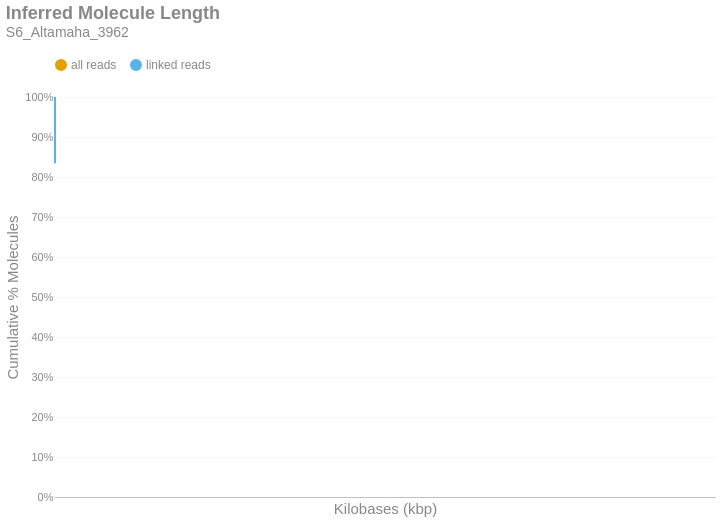

Notebook source saved alongside this figure:
### Markdown cell above
### Inferred Molecule Length
This is the cumulative frequency distribution of molecule lengths inferred from the first and last alignment positions along a contig for all alignments associated with a single linked-read barcode on a given contig.There are two distributions: one with `all` the alignments (yellow) and another with only `linked reads` (blue). The percent of molecules in the `linked reads` distribution is relative to the total number of linked molecules.

### Code cell
if SKIPLR:
    print_html(f"Skipped")
else:
    binned_df = consolidated_hist(valids['length_inferred']/1000, mask, 10, True)
    binned_df = binned_df.with_columns(
        pl.when(pl.col('bin').cast(pl.Utf8) == '0').then(pl.lit('1')).otherwise(pl.col('bin').cast(pl.Utf8)).alias('bin')
    )
    with SafeRender(binned_df):
        (
            density_plot(binned_df, 'Inferred Molecule Length', samplename, 'inferredlen')
            .transform_calculate(bin_kb='datum.bin / 1000')
            .encode(
                x=alt.X('bin_kb:Q', title="Kilobases (kbp)").scale(type='log', padding=0).axis(labelAngle=-40),
                y=alt.Y('value:Q', title='Cumulative % Molecules')
                    .axis(format='%')
                    .stack(False)
                    .scale(domainMin=0, domainMax=1,padding=0),
                color=alt.Color("key:N").scale(domain = ["all reads", "linked reads"]),
                tooltip = [
                    alt.Tooltip("key:N", title = "Data Type"),
                    alt.Tooltip("range_label:N", title="Kilobases"),
                    alt.Tooltip("value:Q", format = ".2%", title="% Molecules (Cum.)")
                ]
            )
        ).display()

### Figure 1 — Vega-Lite specification as saved in the notebook (floating-point values rounded to 4 significant figures; data arrays with more than 128 entries replaced by an {"elided": "..."} marker saying what was removed)
{"width": "container", "height": 400, "config": {"title": {"anchor": "start", "dy": -15, "fontSize": 18, "color": "#888888", "subtitleColor": "#888888", "subtitleFontSize": 14}, "arc": {"fill": "#0072B2"}, "axis": {"domainColor": "#888888", "domainWidth": 0.5, "gridWidth": 0.2, "grid": false, "titleFontWeight": 400, "titleFontSize": 15, "labelFontSize": 11, "labelColor": "#888888", "tickColor": "#888888", "tickWidth": 0.2, "titleColor": "#888888"}, "axisBand": {"grid": false}, "axisX": {"grid": true, "tickSize": 10, "domainCap": "round"}, "axisY": {"domain": false, "grid": true, "tickSize": 0, "domainCap": "round"}, "background": "transparent", "header": {"labelFontSize": 15, "labelColor": "#888888", "titleFontSize": 15, "titleFontWeight": 600, "titleColor": "#888888"}, "legend": {"labelFont": "sans-serif", "labelFontSize": 12, "labelColor": "#888888", "symbolSize": 100, "symbolType": "circle", "titleFontSize": 12, "titlePadding": 10, "titleColor": "#888888", "title": null, "orient": "top"}, "range": {"category": ["#E69F00", "#56B4E9", "#009E73", "#F0E442", "#0072B2", "#D55E00", "#CC79A7", "#000000"], "diverging": ["#cfe8f3", "#a2d4ec", "#73bfe2", "#46abdb", "#1696d2", "#12719e"]}, "area": {"fill": "#0072B2", "fillOpacity": 0.7, "line": true, "strokeOpacity": 0.7}, "line": {"color": "#0072B2", "stroke": "#0072B2", "strokeWidth": 2}, "trail": {"color": "#0072B2", "stroke": "#0072B2", "strokeWidth": 0, "size": 1}, "point": {"filled": true, "fillOpacity": 1.0, "size": 95}, "text": {"color": "#888888", "fontSize": 11, "align": "right", "fontWeight": 400, "size": 11}, "bar": {"fill": "#0072B2", "stroke": null}, "view": {"stroke": null, "continuousWidth": 660, "continuousHeight": 400}}, "data": {"name": "data-7e1a69920e317a55f750a10879f59014"}, "mark": {"type": "line", "interpolate": "monotone", "point": {"opacity": 0, "size": 275}}, "encoding": {"color": {"field": "key", "scale": {"domain": ["all reads", "linked reads"]}, "type": "nominal"}, "tooltip": [{"field": "key", "title": "Data Type", "type": "nominal"}, {"field": "range_label", "title": "Kilobases", "type": "nominal"}, {"field": "value", "format": ".2%", "title": "% Molecules (Cum.)", "type": "quantitative"}], "x": {"axis": {"labelAngle": -40}, "field": "bin_kb", "scale": {"type": "log", "padding": 0}, "title": "Kilobases (kbp)", "type": "quantitative"}, "y": {"axis": {"format": "%"}, "field": "value", "scale": {"domainMin": 0, "domainMax": 1, "padding": 0}, "stack": false, "title": "Cumulative % Molecules", "type": "quantitative"}}, "params": [{"name": "param_c36ac31b6afebe62", "select": {"type": "point", "fields": ["key"]}, "bind": "legend"}], "title": {"text": "Inferred Molecule Length", "subtitle": "S6_Altamaha_3962"}, "transform": [{"fold": ["all reads (cumsum)", "linked reads (cumsum)"]}, {"calculate": "replace(datum.key, ' (cumsum)', '')", "as": "key"}, {"filter": {"param": "param_c36ac31b6afebe62"}}, {"calculate": "datum.bin / 1000", "as": "bin_kb"}], "usermeta": {"embedOptions": {"downloadFileName": "S6_Altamaha_3962.inferredlen"}}, "$schema": "https://vega.github.io/schema/vega-lite/v6.1.0.json", "datasets": {"data-7e1a69920e317a55f750a10879f59014": {"elided": "786 records"}}}
